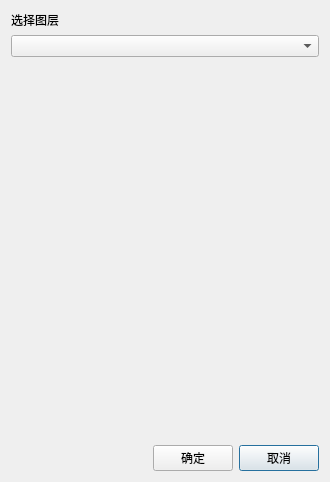
<?xml version="1.0" encoding="UTF-8"?>
<ui version="4.0">
 <class>SaveAsDbClass</class>
 <widget class="QDialog" name="SaveAsDbClass">
  <property name="geometry">
   <rect>
    <x>0</x>
    <y>0</y>
    <width>330</width>
    <height>482</height>
   </rect>
  </property>
  <property name="windowTitle">
   <string>SaveAsDb</string>
  </property>
  <layout class="QGridLayout" name="gridLayout">
   <item row="3" column="0">
    <spacer name="horizontalSpacer">
     <property name="orientation">
      <enum>Qt::Horizontal</enum>
     </property>
     <property name="sizeHint" stdset="0">
      <size>
       <width>40</width>
       <height>20</height>
      </size>
     </property>
    </spacer>
   </item>
   <item row="0" column="0" colspan="3">
    <widget class="QLabel" name="label">
     <property name="text">
      <string>选择图层</string>
     </property>
    </widget>
   </item>
   <item row="2" column="2">
    <spacer name="verticalSpacer_2">
     <property name="orientation">
      <enum>Qt::Vertical</enum>
     </property>
     <property name="sizeHint" stdset="0">
      <size>
       <width>20</width>
       <height>40</height>
      </size>
     </property>
    </spacer>
   </item>
   <item row="2" column="1">
    <spacer name="verticalSpacer">
     <property name="orientation">
      <enum>Qt::Vertical</enum>
     </property>
     <property name="sizeHint" stdset="0">
      <size>
       <width>20</width>
       <height>40</height>
      </size>
     </property>
    </spacer>
   </item>
   <item row="3" column="2">
    <widget class="QPushButton" name="pushButton_2">
     <property name="text">
      <string>取消</string>
     </property>
    </widget>
   </item>
   <item row="3" column="1">
    <widget class="QPushButton" name="pushButton">
     <property name="text">
      <string>确定</string>
     </property>
    </widget>
   </item>
   <item row="1" column="0" colspan="3">
    <widget class="QComboBox" name="comboBox"/>
   </item>
  </layout>
 </widget>
 <layoutdefault spacing="6" margin="11"/>
 <resources/>
 <connections/>
</ui>
